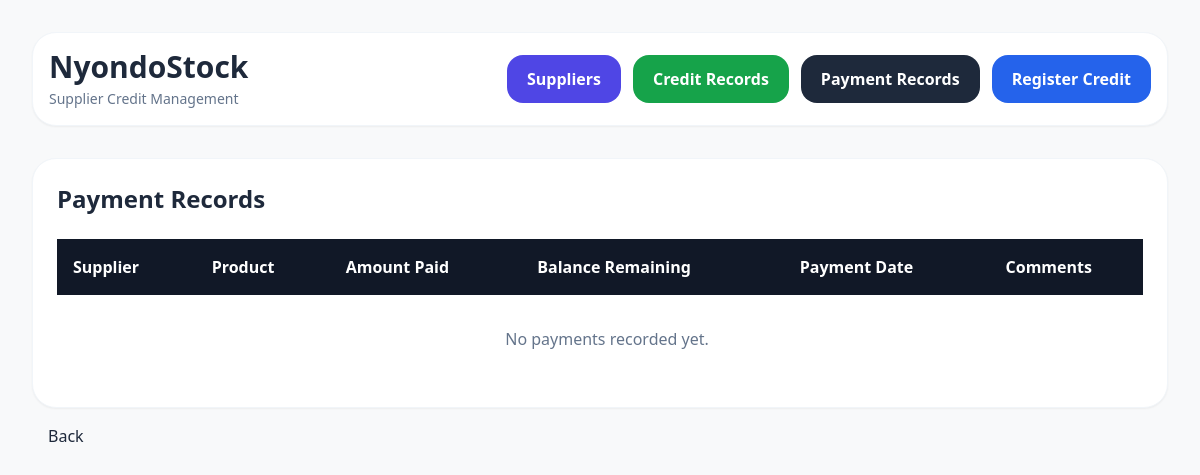
The page /supplier/payment/table/ on the database as committed earlier.
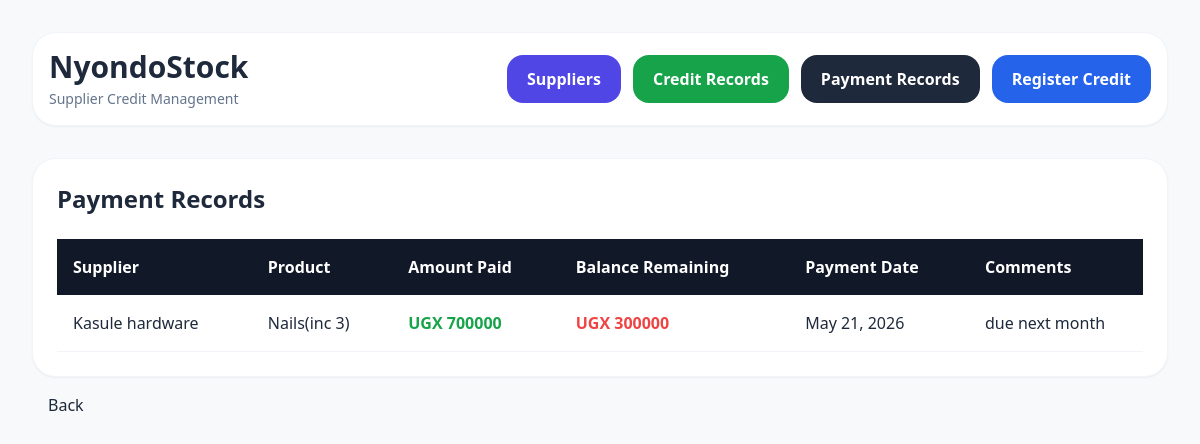
The same page on the database as committed later.
### nyondoapp/models.py (models this page shows)
class Payment(models.Model):
    supplier_name = models.CharField(blank=False, max_length=255, unique=True)
    product_description = models.CharField(blank=False, max_length=255)
    amount_paid = models.IntegerField(blank=False)
    payment_date = models.DateField(auto_now_add=True)
    balance_remaining = models.IntegerField(blank=False)
    comments = models.TextField()

### nyondoapp/views.py (the view)
# urls.py: path('supplier/payment/table/', views.payment_table, name='payment_table'),
def payment_table(request):
    payment = Payment.objects.all().order_by('-id')
    return render(request, 'account/payment_table.html', {'payment': payment})

### nyondoapp/templates/account/payment_table.html (shortened to what this page needs)
{% load static %}
<!doctype html>
<html lang="en">
  <head>
    <script src="https://cdn.tailwindcss.com"></script>
  </head>
  <body class="text-slate-800">
    <div class="min-h-screen p-4 lg:p-8">
      <nav
        class="bg-white rounded-3xl shadow-sm border border-slate-100 p-4 mb-8"
      >
        <div
          class="flex flex-col lg:flex-row lg:items-center lg:justify-between gap-4"
        >
          <div>
            <h2 class="text-3xl font-bold text-slate-800">NyondoStock</h2>
            <p class="text-slate-500 text-sm mt-1">
              Supplier Credit Management
            </p>
          </div>
          <div class="flex flex-wrap gap-3">
            <a
              href="{% url 'supplier_list' %}"
              class="bg-indigo-600 hover:bg-indigo-700 text-white px-5 py-3 rounded-2xl font-semibold transition"
            >
              Suppliers
            </a>
            <a
              href="{% url 'supplier_credit_table' %}"
              class="bg-green-600 hover:bg-green-700 text-white px-5 py-3 rounded-2xl font-semibold transition"
            >
              Credit Records
            </a>
            <a
              href="{% url 'payment_table' %}"
              class="bg-slate-800 hover:bg-slate-900 text-white px-5 py-3 rounded-2xl font-semibold transition"
            >
              Payment Records
            </a>
            <a
              href="{% url 'supplier_credit_register' %}"
              class="bg-blue-600 hover:bg-blue-700 text-white px-5 py-3 rounded-2xl font-semibold transition"
            >
              Register Credit
            </a>
          </div>
        </div>
      </nav>
      <div class="bg-white rounded-3xl p-6 shadow-sm border border-slate-100">
        <div class="flex justify-between items-center mb-6">
          <h2 class="text-2xl font-bold text-slate-800">Payment Records</h2>
        </div>
        <div class="overflow-x-auto">
          <table class="w-full min-w-[1100px]">
            <thead class="bg-gray-900 text-white">
              <tr>
                <th class="text-left py-4 px-4">Supplier</th>
                <th class="text-left py-4 px-4">Product</th>
                <th class="text-left py-4 px-4">Amount Paid</th>
                <th class="text-left py-4 px-4">Balance Remaining</th>
                <th class="text-left py-4 px-4">Payment Date</th>
                <th class="text-left py-4 px-4">Comments</th>
              </tr>
            </thead>
            <tbody>
              {% for item in payment %}
              <tr class="border-b border-slate-100 hover:bg-slate-50">
                <td class="py-4 px-4 font-medium">{{ item.supplier_name }}</td>
                <td class="px-4">{{ item.product_description }}</td>
                <td class="px-4 text-green-600 font-semibold">
                  UGX {{ item.amount_paid }}
                </td>
                <td class="px-4 text-red-500 font-semibold">
                  UGX {{ item.balance_remaining }}
                </td>
                <td class="px-4">{{ item.payment_date }}</td>
                <td class="px-4">{{ item.comments }}</td>
              </tr>
              {% empty %}
              <tr>
                <td colspan="6" class="text-center py-8 text-slate-500">
                  No payments recorded yet.
                </td>
              </tr>
              {% endfor %}
            </tbody>
          </table>
        </div>
      </div>
      <div class="buttons d-flex justify-content-center gap-3 mt-4">
        <a href="{% url 'dash' %}" class="btn btn-secondary px-4">Back</a>
      </div>
    </div>
  </body>
</html>

Rows that differ between the two databases and show on the page:
added Payment: supplier_name "Kasule hardware", product_description "Nails(inc 3)", amount_paid "700000", balance_remaining "300000", payment_date "May 21, 2026", comments "due next month"
Other text that changed with them:
text no longer shown: "No payments recorded yet."
